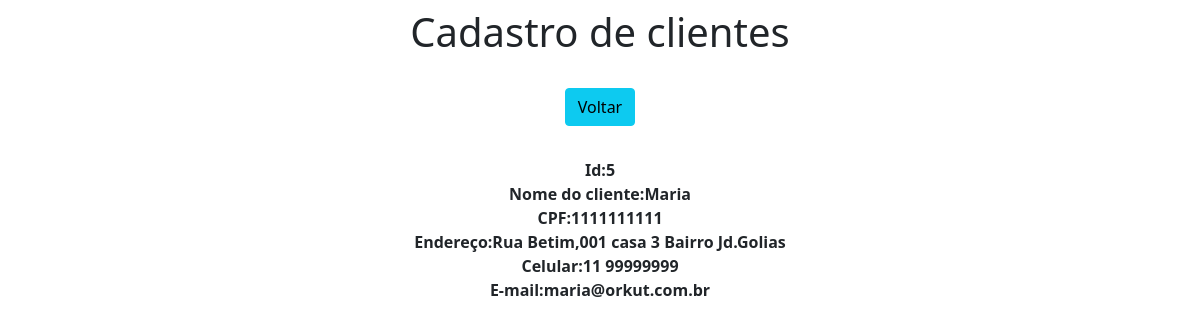
Screenshot of /view/5/ with the database file from the repository.
### app/models.py (models this page shows)
class Clientes(models.Model):
    Id = models.BigAutoField(primary_key=True)
    NomeCliente = models.CharField(max_length=150)
    CPF = models.CharField(max_length=11)
    Endereco = models.CharField(max_length=100)
    Celular = models.CharField(max_length=11)
    Email = models.EmailField(max_length=100)

### app/views.py (the view)
def view (request, pk):
   data = {}
   data ['db'] = Clientes.objects.get(pk=pk)
   return render (request, 'view.html', data)

### app/templates/view.html (shortened to what this page needs)
<!DOCTYPE html>
<html lang="en">
<head>
    <link href="https://cdn.jsdelivr.net/npm/bootstrap@5.1.3/dist/css/bootstrap.min.css" rel="stylesheet">
</head>
<body>
    <div class=" col-8 m-auto pt-2 pb-2 text-center">
        <h1>Cadastro de clientes</h1>
    </div>
    <div class=" col-8 m-auto pt-3 pb-2 text-center">
        <a href="/" class=" btn btn-info">Voltar</a>
    </div>
    <div class=" col-8 m-auto pt-4 pb-2 text-center">
        <strong>Id:{{db.Id}}<br>
        <strong>Nome do cliente:{{db.NomeCliente}}<br>
        <strong>CPF:{{db.CPF}}<br>
        <strong>Endereço:{{db.Endereco}}<br>
        <strong>Celular:{{db.Celular}}<br>
        <strong>E-mail:{{db.Email}}<br>
    </div>
</body>
</html>

### rows the page displays
Clientes: Id "5", NomeCliente "Maria", CPF "1111111111", Endereco "Rua Betim,001 casa 3 Bairro Jd.Golias", Celular "11 99999999", Email "maria@orkut.com.br"
